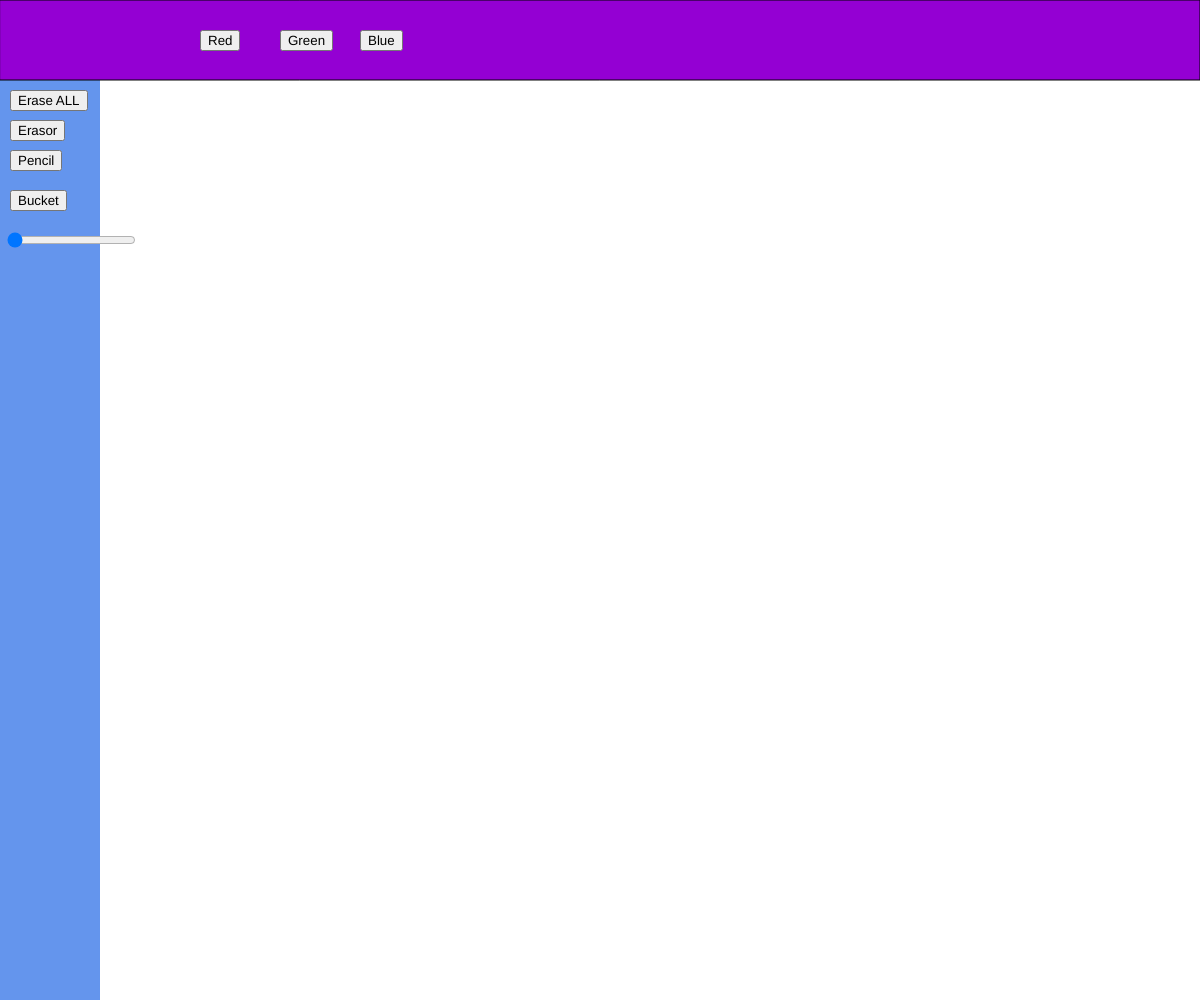
Frame 1 (no input)
Frame 60 (no input): identical to frame 1, image omitted
Frame 120 (the mouse pressed at the canvas centre since frame 60): identical to frame 1, image omitted

The p5.js sketch that drew this single still picture (run headless with seeded random() and noise() and a simulated clock; from frame 60 on, the mouse is pressed at the canvas centre):

// p5.js sketch
// ── sketch.js
var value;
var button1,button2,button3;
var fr=12;
var slider;
var f1c=255,f2c=0,f3c=0;
var r=[255,0,0];
var g=[0,255,0];
var b=[0,0,255];
var offset;
var flag,erase,pencil;
var img1,img2;
var mvalue;
var sidebar=100;
var upbar=80;
var bucket;

function setup() {
	value=290;
  flag=0;
  erase=0
  pencil=0
  bucket=0
  mvalue=0

  createCanvas(windowWidth, windowHeight);

  img1='assets/khush.png'

  img2='assets/pencil.png'

	button1 = createButton('Erase ALL');
	button1.position(10,10+upbar)
	button1.mousePressed(changeBack);


  button2 = createButton('Erasor')
  button2.position(10,40+upbar)
  button2.mousePressed(function(){setFlag('e')})
	

  button3 = createButton('Pencil')
  button3.position(10,70+upbar)
  button3.mousePressed(function(){setFlag('p')})

  button4 = createButton('Bucket')
  button4.position(10,110+upbar)
  button4.mousePressed(bucketCall)


	cursor(CROSS);


  slider=createSlider(5,50,5);
  slider.position(5,150+upbar);

  buttonr=createButton('Red');
  buttonb=createButton('Blue');
  buttong=createButton('Green');

  buttonr.position(120+upbar,30);
  buttong.position(200+upbar,30);
  buttonb.position(280+upbar,30);

  buttonr.mouseClicked(function(){changeColor(r)})
  buttong.mouseClicked(function(){changeColor(g)})
  buttonb.mouseClicked(function(){changeColor(b)})
  
  offset=20;
  sideMargin()

  
}

function sideMargin(){

  noStroke()
  fill(100,149,237)
  rect(0,0,sidebar,windowHeight)
  stroke(2)
  strokeWeight(1)
  fill(148,0,211)
  rect(0,0,windowWidth,upbar)
}

function changeBack(){
  erase=0
  background(255,255,255)
  sideMargin()
}

function setFlag(fval){
      flag=0
      print(fval)
  if (fval==='e'){
      cursor(img1,6,10)
      erase=1
  }
  if(fval==='p'){
      erase=0
      cursor(img2,8,8);
      pencil=1
  }
}


function clearVars(){
  flag=0
  erase=0
  pencil=0
  bucket=0
}

function bucketCall(){
  clearVars()

  cursor(img1,8,8)
  bucket=1
}

function draw() {
    
	flag=0;
    if (flag==0)
    {
       noStroke(value);
    }
    


}


function changeColor(c){
  clearVars()
  cursor(CROSS)
	f1c=c[0]
	f2c=c[1]
	f3c=c[2]
}

function fillColor(x, y, pcolr, ncolr){
  var pos = (x+y*windowWidth)*4
  loadPixels()
  print(pixels[pos])
  if (pixels[pos] == ncolr || pixels[pos] != pcolr){
    return
  }

  pixels[pos]=ncolr

  updatePixels();
  fillColor(x+1,y,pcolr,ncolr)
  fillColor(x-1,y,pcolr,ncolr)
  fillColor(x,y+1,pcolr,ncolr)
  fillColor(x,y-1,pcolr,ncolr)

  //return
}


function doubleClicked(){
  if (bucket==1){
    var pos = (mouseX+mouseY*windowWidth)*4
    loadPixels()
    var pcolr=pixels[pos]
    fillColor(mouseX,mouseY,pcolr,3)
  }
}


function mouseDragged()
{

  if(mouseX >sidebar && mouseY>upbar){
    flag=1
     
    if(flag==1 && erase==1&&bucket==0)
    {
    	stroke(255);
      strokeWeight(10)
    	fill(255);
    	//ellipse(mouseX-offset/2,mouseY+offset/2,offset,offset);
      line(mouseX,mouseY,pmouseX,pmouseY)
    	

    }
    else if (flag==1 && erase==0 && pencil==0&&bucket==0){
    	 
         var i=2*slider.value()+20;
         while(i>0){
           strokeWeight(1)
           var ch_mx=random(0,20);
           var ch_my=random(0,20);
           var x=random(mouseX-ch_mx,mouseX+ch_mx);
           var y=random(mouseY-ch_my,mouseY+ch_my);

           var x1=random(pmouseX-ch_mx,pmouseX+ch_mx);
           var x2=random(pmouseY-ch_my,pmouseY+ch_my);
           i-=1;
           stroke(f1c,f2c,f3c)
  	       fill(f1c,f2c,f3c)
           ellipse(x1,x2,1,1)
           ellipse(x,y,1,1)
       }
    }else if(flag==1 && erase==0 && pencil==1&&bucket==0){
      stroke(0)
      strokeWeight(1)
      fill(0)
      line(mouseX, mouseY, pmouseX, pmouseY)
    }

  }
  sideMargin()
    
}
